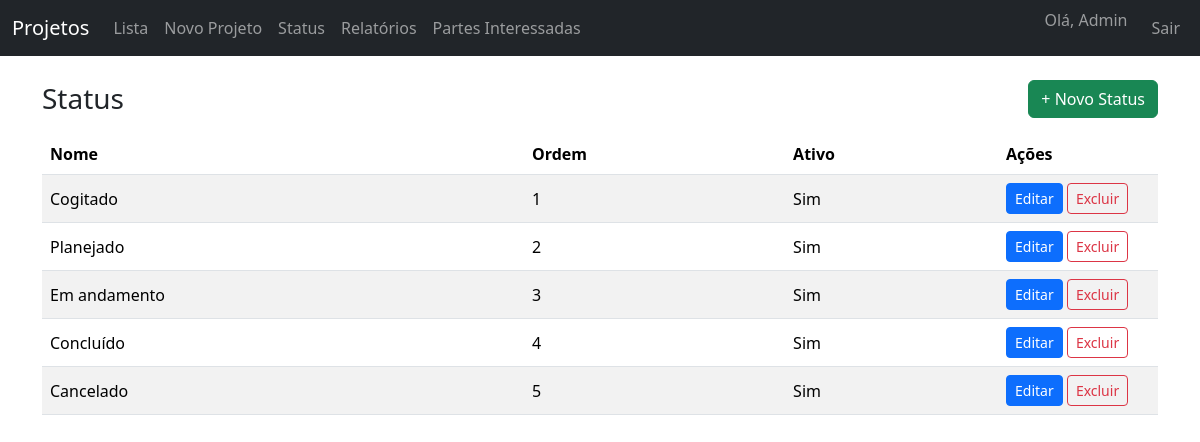
/statuses_list.php (signed in), run on the app's committed database.
### tables this page shows
CREATE TABLE IF NOT EXISTS statuses (
  id INT AUTO_INCREMENT PRIMARY KEY,
  name VARCHAR(100) NOT NULL,
  sort_order INT NOT NULL DEFAULT 0,
  is_active TINYINT(1) NOT NULL DEFAULT 1,
  created_at TIMESTAMP DEFAULT CURRENT_TIMESTAMP
);

### config.php (called while the page is built)
<?php
return [
  'db' => [
    'host'    => getenv('DB_HOST') ?: '127.0.0.1',
    'name'    => getenv('DB_NAME') ?: 'projetos_app',
    'user'    => getenv('DB_USER') ?: 'projetos',
    'pass'    => getenv('DB_PASS') ?: 'projetos',
    'charset' => 'utf8mb4',
  ],
  'app' => [
    'base_url'     => getenv('APP_BASE_URL') ?: '/projetos/',
    'session_name' => 'projapp_sess',
    'locale'       => 'pt_BR',
    'timezone'     => 'America/Sao_Paulo',
  ],
];

### auth.php (called while the page is built, shortened)
<?php
$config = require __DIR__ . '/config.php';
if (!function_exists('current_user')) {
    function current_user(): ?array {
        return $_SESSION['user'] ?? null;
    }
}

### statuses_list.php (the view, shortened to what this page needs)
<?php
require __DIR__ . '/db.php';
require __DIR__ . '/auth.php';
$statuses = $pdo->query("SELECT * FROM statuses ORDER BY sort_order, name")->fetchAll();
include __DIR__ . '/header.php';
?>
<div class="d-flex justify-content-between align-items-center mb-3">
  <h3 class="m-0">Status</h3>
  <a href="statuses_create.php" class="btn btn-success">+ Novo Status</a>
</div>
<div class="table-responsive">
<table class="table table-striped align-middle">
  <thead>
    <tr>
      <th>Nome</th>
      <th>Ordem</th>
      <th>Ativo</th>
      <th style="width:160px">Ações</th>
    </tr>
  </thead>
  <tbody>
    <?php if (!$statuses): ?>
      <tr><td colspan="4" class="text-muted">Nenhum status cadastrado.</td></tr>
    <?php else: ?>
      <?php foreach ($statuses as $s): ?>
        <tr>
          <td><?= htmlspecialchars($s['name']) ?></td>
          <td><?= (int)$s['sort_order'] ?></td>
          <td><?= $s['is_active'] ? 'Sim' : 'Não' ?></td>
          <td>
            <a class="btn btn-sm btn-primary" href="statuses_edit.php?id=<?= (int)$s['id'] ?>">Editar</a>
            <a class="btn btn-sm btn-outline-danger"
               href="statuses_delete.php?id=<?= (int)$s['id'] ?>"
               onclick="return confirm('Excluir este status?')">Excluir</a>
          </td>
        </tr>
      <?php endforeach; ?>
    <?php endif; ?>
  </tbody>
</table>
</div>
<?php include __DIR__ . '/footer.php'; ?>

### header.php (shortened to what this page needs)
<?php
require __DIR__ . '/auth.php';
$config = require __DIR__ . '/config.php';
?>
<!doctype html>
<html lang="pt-BR">
<head>
  <link href="https://cdn.jsdelivr.net/npm/bootstrap@5.3.3/dist/css/bootstrap.min.css" rel="stylesheet">
</head>
<body>
<nav class="navbar navbar-expand-lg navbar-dark bg-dark mb-4">
  <div class="container-fluid">
    <a class="navbar-brand" href="<?= $config['app']['base_url'] ?>index.php">Projetos</a>
    <div class="collapse navbar-collapse">
      <ul class="navbar-nav me-auto">
        <li class="nav-item"><a class="nav-link" href="index.php">Lista</a></li>
        <li class="nav-item"><a class="nav-link" href="projects_create.php">Novo Projeto</a></li>
        <li class="nav-item"><a class="nav-link" href="statuses_list.php">Status</a></li>
        <li class="nav-item"><a class="nav-link" href="reports.php">Relatórios</a></li>
        <li class="nav-item"><a class="nav-link" href="stakeholders_list.php">Partes Interessadas</a></li>
      </ul>
      <ul class="navbar-nav">
        <?php if (current_user()): ?>
          <li class="nav-item">
            <span class="navbar-text me-3">
              Olá, <?= htmlspecialchars(current_user()['name']) ?>
            </span>
          </li>
          <li class="nav-item"><a class="nav-link" href="logout.php">Sair</a></li>
        <?php else: ?>
          <li class="nav-item"><a class="nav-link" href="login.php">Entrar</a></li>
        <?php endif; ?>
      </ul>
    </div>
  </div>
</nav>
<div class="container">

### footer.php (shortened to what this page needs)
</div>
</body>
</html>

### data on the page
statuses: name "Cogitado", sort_order "1", is_active "Sim"
statuses: name "Planejado", sort_order "2", is_active "Sim"
statuses: name "Em andamento", sort_order "3", is_active "Sim"
statuses: name "Concluído", sort_order "4", is_active "Sim"
statuses: name "Cancelado", sort_order "5", is_active "Sim"

### other printed values
current_user()['name'] "Admin"
